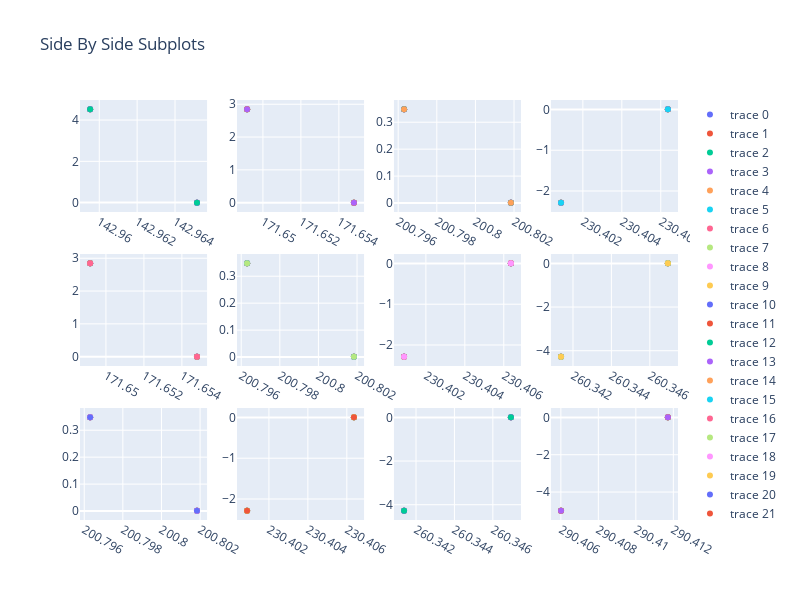

Write notebook code for a chart like this one.
### Code cell
import plotly.graph_objects as go

fig = make_subplots(rows=3, cols=4)

for new in news:
    for row in range(3):
        for col in range(4):
            fig.add_trace(go.Scatter(x=[e_lon_sun.degrees[(row+1) + col], e_lon_moon.degrees[(row+1) + col]],
                                     y=[e_lat_sun.degrees[(row+1) + col], e_lat_moon.degrees[(row+1) + col]], mode="markers"),
                          row = row+1, col=col+1)

#fig.add_trace(
#    go.Scatter(x=[1, 2, 3], y=[4, 5, 6]),
#    row=1, col=1
#)

#fig.add_trace(
#    go.Scatter(x=[20, 30, 40], y=[50, 60, 70]),
#    row=1, col=2
#)

fig.update_layout(height=600, width=800, title_text="Side By Side Subplots")
fig.show()

### Figure 1 — Plotly figure (JSON) as saved in the notebook; plotly's stock layout.template omitted (floating-point values rounded to 4 significant figures)
{"data": [{"mode": "markers", "type": "scatter", "x": [143.0, 143.0], "xaxis": "x", "y": [-0.001412, 4.52], "yaxis": "y"}, {"mode": "markers", "type": "scatter", "x": [171.7, 171.6], "xaxis": "x2", "y": [1.999e-05, 2.845], "yaxis": "y2"}, {"mode": "markers", "type": "scatter", "x": [200.8, 200.8], "xaxis": "x3", "y": [0.001491, 0.3478], "yaxis": "y3"}, {"mode": "markers", "type": "scatter", "x": [230.4, 230.4], "xaxis": "x4", "y": [0.002611, -2.286], "yaxis": "y4"}, {"mode": "markers", "type": "scatter", "x": [171.7, 171.6], "xaxis": "x5", "y": [1.999e-05, 2.845], "yaxis": "y5"}, {"mode": "markers", "type": "scatter", "x": [200.8, 200.8], "xaxis": "x6", "y": [0.001491, 0.3478], "yaxis": "y6"}, {"mode": "markers", "type": "scatter", "x": [230.4, 230.4], "xaxis": "x7", "y": [0.002611, -2.286], "yaxis": "y7"}, {"mode": "markers", "type": "scatter", "x": [260.3, 260.3], "xaxis": "x8", "y": [0.003066, -4.271], "yaxis": "y8"}, {"mode": "markers", "type": "scatter", "x": [200.8, 200.8], "xaxis": "x9", "y": [0.001491, 0.3478], "yaxis": "y9"}, {"mode": "markers", "type": "scatter", "x": [230.4, 230.4], "xaxis": "x10", "y": [0.002611, -2.286], "yaxis": "y10"}, {"mode": "markers", "type": "scatter", "x": [260.3, 260.3], "xaxis": "x11", "y": [0.003066, -4.271], "yaxis": "y11"}, {"mode": "markers", "type": "scatter", "x": [290.4, 290.4], "xaxis": "x12", "y": [0.002715, -4.996], "yaxis": "y12"}, {"mode": "markers", "type": "scatter", "x": [143.0, 143.0], "xaxis": "x", "y": [-0.001412, 4.52], "yaxis": "y"}, {"mode": "markers", "type": "scatter", "x": [171.7, 171.6], "xaxis": "x2", "y": [1.999e-05, 2.845], "yaxis": "y2"}, {"mode": "markers", "type": "scatter", "x": [200.8, 200.8], "xaxis": "x3", "y": [0.001491, 0.3478], "yaxis": "y3"}, {"mode": "markers", "type": "scatter", "x": [230.4, 230.4], "xaxis": "x4", "y": [0.002611, -2.286], "yaxis": "y4"}, {"mode": "markers", "type": "scatter", "x": [171.7, 171.6], "xaxis": "x5", "y": [1.999e-05, 2.845], "yaxis": "y5"}, {"mode": "markers", "type": "scatter", "x": [200.8, 200.8], "xaxis": "x6", "y": [0.001491, 0.3478], "yaxis": "y6"}, {"mode": "markers", "type": "scatter", "x": [230.4, 230.4], "xaxis": "x7", "y": [0.002611, -2.286], "yaxis": "y7"}, {"mode": "markers", "type": "scatter", "x": [260.3, 260.3], "xaxis": "x8", "y": [0.003066, -4.271], "yaxis": "y8"}, {"mode": "markers", "type": "scatter", "x": [200.8, 200.8], "xaxis": "x9", "y": [0.001491, 0.3478], "yaxis": "y9"}, {"mode": "markers", "type": "scatter", "x": [230.4, 230.4], "xaxis": "x10", "y": [0.002611, -2.286], "yaxis": "y10"}, {"mode": "markers", "type": "scatter", "x": [260.3, 260.3], "xaxis": "x11", "y": [0.003066, -4.271], "yaxis": "y11"}, {"mode": "markers", "type": "scatter", "x": [290.4, 290.4], "xaxis": "x12", "y": [0.002715, -4.996], "yaxis": "y12"}, {"mode": "markers", "type": "scatter", "x": [143.0, 143.0], "xaxis": "x", "y": [-0.001412, 4.52], "yaxis": "y"}, {"mode": "markers", "type": "scatter", "x": [171.7, 171.6], "xaxis": "x2", "y": [1.999e-05, 2.845], "yaxis": "y2"}, {"mode": "markers", "type": "scatter", "x": [200.8, 200.8], "xaxis": "x3", "y": [0.001491, 0.3478], "yaxis": "y3"}, {"mode": "markers", "type": "scatter", "x": [230.4, 230.4], "xaxis": "x4", "y": [0.002611, -2.286], "yaxis": "y4"}, {"mode": "markers", "type": "scatter", "x": [171.7, 171.6], "xaxis": "x5", "y": [1.999e-05, 2.845], "yaxis": "y5"}, {"mode": "markers", "type": "scatter", "x": [200.8, 200.8], "xaxis": "x6", "y": [0.001491, 0.3478], "yaxis": "y6"}, {"mode": "markers", "type": "scatter", "x": [230.4, 230.4], "xaxis": "x7", "y": [0.002611, -2.286], "yaxis": "y7"}, {"mode": "markers", "type": "scatter", "x": [260.3, 260.3], "xaxis": "x8", "y": [0.003066, -4.271], "yaxis": "y8"}, {"mode": "markers", "type": "scatter", "x": [200.8, 200.8], "xaxis": "x9", "y": [0.001491, 0.3478], "yaxis": "y9"}, {"mode": "markers", "type": "scatter", "x": [230.4, 230.4], "xaxis": "x10", "y": [0.002611, -2.286], "yaxis": "y10"}, {"mode": "markers", "type": "scatter", "x": [260.3, 260.3], "xaxis": "x11", "y": [0.003066, -4.271], "yaxis": "y11"}, {"mode": "markers", "type": "scatter", "x": [290.4, 290.4], "xaxis": "x12", "y": [0.002715, -4.996], "yaxis": "y12"}, {"mode": "markers", "type": "scatter", "x": [143.0, 143.0], "xaxis": "x", "y": [-0.001412, 4.52], "yaxis": "y"}, {"mode": "markers", "type": "scatter", "x": [171.7, 171.6], "xaxis": "x2", "y": [1.999e-05, 2.845], "yaxis": "y2"}, {"mode": "markers", "type": "scatter", "x": [200.8, 200.8], "xaxis": "x3", "y": [0.001491, 0.3478], "yaxis": "y3"}, {"mode": "markers", "type": "scatter", "x": [230.4, 230.4], "xaxis": "x4", "y": [0.002611, -2.286], "yaxis": "y4"}, {"mode": "markers", "type": "scatter", "x": [171.7, 171.6], "xaxis": "x5", "y": [1.999e-05, 2.845], "yaxis": "y5"}, {"mode": "markers", "type": "scatter", "x": [200.8, 200.8], "xaxis": "x6", "y": [0.001491, 0.3478], "yaxis": "y6"}, {"mode": "markers", "type": "scatter", "x": [230.4, 230.4], "xaxis": "x7", "y": [0.002611, -2.286], "yaxis": "y7"}, {"mode": "markers", "type": "scatter", "x": [260.3, 260.3], "xaxis": "x8", "y": [0.003066, -4.271], "yaxis": "y8"}, {"mode": "markers", "type": "scatter", "x": [200.8, 200.8], "xaxis": "x9", "y": [0.001491, 0.3478], "yaxis": "y9"}, {"mode": "markers", "type": "scatter", "x": [230.4, 230.4], "xaxis": "x10", "y": [0.002611, -2.286], "yaxis": "y10"}, {"mode": "markers", "type": "scatter", "x": [260.3, 260.3], "xaxis": "x11", "y": [0.003066, -4.271], "yaxis": "y11"}, {"mode": "markers", "type": "scatter", "x": [290.4, 290.4], "xaxis": "x12", "y": [0.002715, -4.996], "yaxis": "y12"}, {"mode": "markers", "type": "scatter", "x": [143.0, 143.0], "xaxis": "x", "y": [-0.001412, 4.52], "yaxis": "y"}, {"mode": "markers", "type": "scatter", "x": [171.7, 171.6], "xaxis": "x2", "y": [1.999e-05, 2.845], "yaxis": "y2"}, {"mode": "markers", "type": "scatter", "x": [200.8, 200.8], "xaxis": "x3", "y": [0.001491, 0.3478], "yaxis": "y3"}, {"mode": "markers", "type": "scatter", "x": [230.4, 230.4], "xaxis": "x4", "y": [0.002611, -2.286], "yaxis": "y4"}, {"mode": "markers", "type": "scatter", "x": [171.7, 171.6], "xaxis": "x5", "y": [1.999e-05, 2.845], "yaxis": "y5"}, {"mode": "markers", "type": "scatter", "x": [200.8, 200.8], "xaxis": "x6", "y": [0.001491, 0.3478], "yaxis": "y6"}, {"mode": "markers", "type": "scatter", "x": [230.4, 230.4], "xaxis": "x7", "y": [0.002611, -2.286], "yaxis": "y7"}, {"mode": "markers", "type": "scatter", "x": [260.3, 260.3], "xaxis": "x8", "y": [0.003066, -4.271], "yaxis": "y8"}, {"mode": "markers", "type": "scatter", "x": [200.8, 200.8], "xaxis": "x9", "y": [0.001491, 0.3478], "yaxis": "y9"}, {"mode": "markers", "type": "scatter", "x": [230.4, 230.4], "xaxis": "x10", "y": [0.002611, -2.286], "yaxis": "y10"}, {"mode": "markers", "type": "scatter", "x": [260.3, 260.3], "xaxis": "x11", "y": [0.003066, -4.271], "yaxis": "y11"}, {"mode": "markers", "type": "scatter", "x": [290.4, 290.4], "xaxis": "x12", "y": [0.002715, -4.996], "yaxis": "y12"}, {"mode": "markers", "type": "scatter", "x": [143.0, 143.0], "xaxis": "x", "y": [-0.001412, 4.52], "yaxis": "y"}, {"mode": "markers", "type": "scatter", "x": [171.7, 171.6], "xaxis": "x2", "y": [1.999e-05, 2.845], "yaxis": "y2"}, {"mode": "markers", "type": "scatter", "x": [200.8, 200.8], "xaxis": "x3", "y": [0.001491, 0.3478], "yaxis": "y3"}, {"mode": "markers", "type": "scatter", "x": [230.4, 230.4], "xaxis": "x4", "y": [0.002611, -2.286], "yaxis": "y4"}, {"mode": "markers", "type": "scatter", "x": [171.7, 171.6], "xaxis": "x5", "y": [1.999e-05, 2.845], "yaxis": "y5"}, {"mode": "markers", "type": "scatter", "x": [200.8, 200.8], "xaxis": "x6", "y": [0.001491, 0.3478], "yaxis": "y6"}, {"mode": "markers", "type": "scatter", "x": [230.4, 230.4], "xaxis": "x7", "y": [0.002611, -2.286], "yaxis": "y7"}, {"mode": "markers", "type": "scatter", "x": [260.3, 260.3], "xaxis": "x8", "y": [0.003066, -4.271], "yaxis": "y8"}, {"mode": "markers", "type": "scatter", "x": [200.8, 200.8], "xaxis": "x9", "y": [0.001491, 0.3478], "yaxis": "y9"}, {"mode": "markers", "type": "scatter", "x": [230.4, 230.4], "xaxis": "x10", "y": [0.002611, -2.286], "yaxis": "y10"}, {"mode": "markers", "type": "scatter", "x": [260.3, 260.3], "xaxis": "x11", "y": [0.003066, -4.271], "yaxis": "y11"}, {"mode": "markers", "type": "scatter", "x": [290.4, 290.4], "xaxis": "x12", "y": [0.002715, -4.996], "yaxis": "y12"}, {"mode": "markers", "type": "scatter", "x": [143.0, 143.0], "xaxis": "x", "y": [-0.001412, 4.52], "yaxis": "y"}, {"mode": "markers", "type": "scatter", "x": [171.7, 171.6], "xaxis": "x2", "y": [1.999e-05, 2.845], "yaxis": "y2"}, {"mode": "markers", "type": "scatter", "x": [200.8, 200.8], "xaxis": "x3", "y": [0.001491, 0.3478], "yaxis": "y3"}, {"mode": "markers", "type": "scatter", "x": [230.4, 230.4], "xaxis": "x4", "y": [0.002611, -2.286], "yaxis": "y4"}, {"mode": "markers", "type": "scatter", "x": [171.7, 171.6], "xaxis": "x5", "y": [1.999e-05, 2.845], "yaxis": "y5"}, {"mode": "markers", "type": "scatter", "x": [200.8, 200.8], "xaxis": "x6", "y": [0.001491, 0.3478], "yaxis": "y6"}, {"mode": "markers", "type": "scatter", "x": [230.4, 230.4], "xaxis": "x7", "y": [0.002611, -2.286], "yaxis": "y7"}, {"mode": "markers", "type": "scatter", "x": [260.3, 260.3], "xaxis": "x8", "y": [0.003066, -4.271], "yaxis": "y8"}, {"mode": "markers", "type": "scatter", "x": [200.8, 200.8], "xaxis": "x9", "y": [0.001491, 0.3478], "yaxis": "y9"}, {"mode": "markers", "type": "scatter", "x": [230.4, 230.4], "xaxis": "x10", "y": [0.002611, -2.286], "yaxis": "y10"}, {"mode": "markers", "type": "scatter", "x": [260.3, 260.3], "xaxis": "x11", "y": [0.003066, -4.271], "yaxis": "y11"}, {"mode": "markers", "type": "scatter", "x": [290.4, 290.4], "xaxis": "x12", "y": [0.002715, -4.996], "yaxis": "y12"}, {"mode": "markers", "type": "scatter", "x": [143.0, 143.0], "xaxis": "x", "y": [-0.001412, 4.52], "yaxis": "y"}, {"mode": "markers", "type": "scatter", "x": [171.7, 171.6], "xaxis": "x2", "y": [1.999e-05, 2.845], "yaxis": "y2"}, {"mode": "markers", "type": "scatter", "x": [200.8, 200.8], "xaxis": "x3", "y": [0.001491, 0.3478], "yaxis": "y3"}, {"mode": "markers", "type": "scatter", "x": [230.4, 230.4], "xaxis": "x4", "y": [0.002611, -2.286], "yaxis": "y4"}, {"mode": "markers", "type": "scatter", "x": [171.7, 171.6], "xaxis": "x5", "y": [1.999e-05, 2.845], "yaxis": "y5"}, {"mode": "markers", "type": "scatter", "x": [200.8, 200.8], "xaxis": "x6", "y": [0.001491, 0.3478], "yaxis": "y6"}, {"mode": "markers", "type": "scatter", "x": [230.4, 230.4], "xaxis": "x7", "y": [0.002611, -2.286], "yaxis": "y7"}, {"mode": "markers", "type": "scatter", "x": [260.3, 260.3], "xaxis": "x8", "y": [0.003066, -4.271], "yaxis": "y8"}, {"mode": "markers", "type": "scatter", "x": [200.8, 200.8], "xaxis": "x9", "y": [0.001491, 0.3478], "yaxis": "y9"}, {"mode": "markers", "type": "scatter", "x": [230.4, 230.4], "xaxis": "x10", "y": [0.002611, -2.286], "yaxis": "y10"}, {"mode": "markers", "type": "scatter", "x": [260.3, 260.3], "xaxis": "x11", "y": [0.003066, -4.271], "yaxis": "y11"}, {"mode": "markers", "type": "scatter", "x": [290.4, 290.4], "xaxis": "x12", "y": [0.002715, -4.996], "yaxis": "y12"}, {"mode": "markers", "type": "scatter", "x": [143.0, 143.0], "xaxis": "x", "y": [-0.001412, 4.52], "yaxis": "y"}, {"mode": "markers", "type": "scatter", "x": [171.7, 171.6], "xaxis": "x2", "y": [1.999e-05, 2.845], "yaxis": "y2"}, {"mode": "markers", "type": "scatter", "x": [200.8, 200.8], "xaxis": "x3", "y": [0.001491, 0.3478], "yaxis": "y3"}, {"mode": "markers", "type": "scatter", "x": [230.4, 230.4], "xaxis": "x4", "y": [0.002611, -2.286], "yaxis": "y4"}, {"mode": "markers", "type": "scatter", "x": [171.7, 171.6], "xaxis": "x5", "y": [1.999e-05, 2.845], "yaxis": "y5"}, {"mode": "markers", "type": "scatter", "x": [200.8, 200.8], "xaxis": "x6", "y": [0.001491, 0.3478], "yaxis": "y6"}, {"mode": "markers", "type": "scatter", "x": [230.4, 230.4], "xaxis": "x7", "y": [0.002611, -2.286], "yaxis": "y7"}, {"mode": "markers", "type": "scatter", "x": [260.3, 260.3], "xaxis": "x8", "y": [0.003066, -4.271], "yaxis": "y8"}, {"mode": "markers", "type": "scatter", "x": [200.8, 200.8], "xaxis": "x9", "y": [0.001491, 0.3478], "yaxis": "y9"}, {"mode": "markers", "type": "scatter", "x": [230.4, 230.4], "xaxis": "x10", "y": [0.002611, -2.286], "yaxis": "y10"}, {"mode": "markers", "type": "scatter", "x": [260.3, 260.3], "xaxis": "x11", "y": [0.003066, -4.271], "yaxis": "y11"}, {"mode": "markers", "type": "scatter", "x": [290.4, 290.4], "xaxis": "x12", "y": [0.002715, -4.996], "yaxis": "y12"}, {"mode": "markers", "type": "scatter", "x": [143.0, 143.0], "xaxis": "x", "y": [-0.001412, 4.52], "yaxis": "y"}, {"mode": "markers", "type": "scatter", "x": [171.7, 171.6], "xaxis": "x2", "y": [1.999e-05, 2.845], "yaxis": "y2"}, {"mode": "markers", "type": "scatter", "x": [200.8, 200.8], "xaxis": "x3", "y": [0.001491, 0.3478], "yaxis": "y3"}, {"mode": "markers", "type": "scatter", "x": [230.4, 230.4], "xaxis": "x4", "y": [0.002611, -2.286], "yaxis": "y4"}, {"mode": "markers", "type": "scatter", "x": [171.7, 171.6], "xaxis": "x5", "y": [1.999e-05, 2.845], "yaxis": "y5"}, {"mode": "markers", "type": "scatter", "x": [200.8, 200.8], "xaxis": "x6", "y": [0.001491, 0.3478], "yaxis": "y6"}, {"mode": "markers", "type": "scatter", "x": [230.4, 230.4], "xaxis": "x7", "y": [0.002611, -2.286], "yaxis": "y7"}, {"mode": "markers", "type": "scatter", "x": [260.3, 260.3], "xaxis": "x8", "y": [0.003066, -4.271], "yaxis": "y8"}, {"mode": "markers", "type": "scatter", "x": [200.8, 200.8], "xaxis": "x9", "y": [0.001491, 0.3478], "yaxis": "y9"}, {"mode": "markers", "type": "scatter", "x": [230.4, 230.4], "xaxis": "x10", "y": [0.002611, -2.286], "yaxis": "y10"}, {"mode": "markers", "type": "scatter", "x": [260.3, 260.3], "xaxis": "x11", "y": [0.003066, -4.271], "yaxis": "y11"}, {"mode": "markers", "type": "scatter", "x": [290.4, 290.4], "xaxis": "x12", "y": [0.002715, -4.996], "yaxis": "y12"}, {"mode": "markers", "type": "scatter", "x": [143.0, 143.0], "xaxis": "x", "y": [-0.001412, 4.52], "yaxis": "y"}, {"mode": "markers", "type": "scatter", "x": [171.7, 171.6], "xaxis": "x2", "y": [1.999e-05, 2.845], "yaxis": "y2"}, {"mode": "markers", "type": "scatter", "x": [200.8, 200.8], "xaxis": "x3", "y": [0.001491, 0.3478], "yaxis": "y3"}, {"mode": "markers", "type": "scatter", "x": [230.4, 230.4], "xaxis": "x4", "y": [0.002611, -2.286], "yaxis": "y4"}, {"mode": "markers", "type": "scatter", "x": [171.7, 171.6], "xaxis": "x5", "y": [1.999e-05, 2.845], "yaxis": "y5"}, {"mode": "markers", "type": "scatter", "x": [200.8, 200.8], "xaxis": "x6", "y": [0.001491, 0.3478], "yaxis": "y6"}, {"mode": "markers", "type": "scatter", "x": [230.4, 230.4], "xaxis": "x7", "y": [0.002611, -2.286], "yaxis": "y7"}, {"mode": "markers", "type": "scatter", "x": [260.3, 260.3], "xaxis": "x8", "y": [0.003066, -4.271], "yaxis": "y8"}, {"mode": "markers", "type": "scatter", "x": [200.8, 200.8], "xaxis": "x9", "y": [0.001491, 0.3478], "yaxis": "y9"}, {"mode": "markers", "type": "scatter", "x": [230.4, 230.4], "xaxis": "x10", "y": [0.002611, -2.286], "yaxis": "y10"}, {"mode": "markers", "type": "scatter", "x": [260.3, 260.3], "xaxis": "x11", "y": [0.003066, -4.271], "yaxis": "y11"}, {"mode": "markers", "type": "scatter", "x": [290.4, 290.4], "xaxis": "x12", "y": [0.002715, -4.996], "yaxis": "y12"}, {"mode": "markers", "type": "scatter", "x": [143.0, 143.0], "xaxis": "x", "y": [-0.001412, 4.52], "yaxis": "y"}, {"mode": "markers", "type": "scatter", "x": [171.7, 171.6], "xaxis": "x2", "y": [1.999e-05, 2.845], "yaxis": "y2"}, {"mode": "markers", "type": "scatter", "x": [200.8, 200.8], "xaxis": "x3", "y": [0.001491, 0.3478], "yaxis": "y3"}, {"mode": "markers", "type": "scatter", "x": [230.4, 230.4], "xaxis": "x4", "y": [0.002611, -2.286], "yaxis": "y4"}, {"mode": "markers", "type": "scatter", "x": [171.7, 171.6], "xaxis": "x5", "y": [1.999e-05, 2.845], "yaxis": "y5"}, {"mode": "markers", "type": "scatter", "x": [200.8, 200.8], "xaxis": "x6", "y": [0.001491, 0.3478], "yaxis": "y6"}, {"mode": "markers", "type": "scatter", "x": [230.4, 230.4], "xaxis": "x7", "y": [0.002611, -2.286], "yaxis": "y7"}, {"mode": "markers", "type": "scatter", "x": [260.3, 260.3], "xaxis": "x8", "y": [0.003066, -4.271], "yaxis": "y8"}, {"mode": "markers", "type": "scatter", "x": [200.8, 200.8], "xaxis": "x9", "y": [0.001491, 0.3478], "yaxis": "y9"}, {"mode": "markers", "type": "scatter", "x": [230.4, 230.4], "xaxis": "x10", "y": [0.002611, -2.286], "yaxis": "y10"}, {"mode": "markers", "type": "scatter", "x": [260.3, 260.3], "xaxis": "x11", "y": [0.003066, -4.271], "yaxis": "y11"}, {"mode": "markers", "type": "scatter", "x": [290.4, 290.4], "xaxis": "x12", "y": [0.002715, -4.996], "yaxis": "y12"}], "layout": {"height": 600, "title": {"text": "Side By Side Subplots"}, "width": 800, "xaxis": {"anchor": "y", "autorange": true, "domain": [0, 0.2125], "range": [143.0, 143.0], "type": "linear"}, "xaxis10": {"anchor": "y10", "autorange": true, "domain": [0.2625, 0.475], "range": [230.4, 230.4], "type": "linear"}, "xaxis11": {"anchor": "y11", "autorange": true, "domain": [0.525, 0.7375], "range": [260.3, 260.3], "type": "linear"}, "xaxis12": {"anchor": "y12", "autorange": true, "domain": [0.7875, 1], "range": [290.4, 290.4], "type": "linear"}, "xaxis2": {"anchor": "y2", "autorange": true, "domain": [0.2625, 0.475], "range": [171.6, 171.7], "type": "linear"}, "xaxis3": {"anchor": "y3", "autorange": true, "domain": [0.525, 0.7375], "range": [200.8, 200.8], "type": "linear"}, "xaxis4": {"anchor": "y4", "autorange": true, "domain": [0.7875, 1], "range": [230.4, 230.4], "type": "linear"}, "xaxis5": {"anchor": "y5", "autorange": true, "domain": [0, 0.2125], "range": [171.6, 171.7], "type": "linear"}, "xaxis6": {"anchor": "y6", "autorange": true, "domain": [0.2625, 0.475], "range": [200.8, 200.8], "type": "linear"}, "xaxis7": {"anchor": "y7", "autorange": true, "domain": [0.525, 0.7375], "range": [230.4, 230.4], "type": "linear"}, "xaxis8": {"anchor": "y8", "autorange": true, "domain": [0.7875, 1], "range": [260.3, 260.3], "type": "linear"}, "xaxis9": {"anchor": "y9", "autorange": true, "domain": [0, 0.2125], "range": [200.8, 200.8], "type": "linear"}, "yaxis": {"anchor": "x", "autorange": true, "domain": [0.7333, 1], "range": [-0.4545, 4.973], "type": "linear"}, "yaxis10": {"anchor": "x10", "autorange": true, "domain": [0, 0.2667], "range": [-2.516, 0.232], "type": "linear"}, "yaxis11": {"anchor": "x11", "autorange": true, "domain": [0, 0.2667], "range": [-4.7, 0.4314], "type": "linear"}, "yaxis12": {"anchor": "x12", "autorange": true, "domain": [0, 0.2667], "range": [-5.497, 0.5036], "type": "linear"}, "yaxis2": {"anchor": "x2", "autorange": true, "domain": [0.7333, 1], "range": [-0.2851, 3.13], "type": "linear"}, "yaxis3": {"anchor": "x3", "autorange": true, "domain": [0.7333, 1], "range": [-0.03321, 0.3825], "type": "linear"}, "yaxis4": {"anchor": "x4", "autorange": true, "domain": [0.7333, 1], "range": [-2.516, 0.232], "type": "linear"}, "yaxis5": {"anchor": "x5", "autorange": true, "domain": [0.3667, 0.6333], "range": [-0.2851, 3.13], "type": "linear"}, "yaxis6": {"anchor": "x6", "autorange": true, "domain": [0.3667, 0.6333], "range": [-0.03321, 0.3825], "type": "linear"}, "yaxis7": {"anchor": "x7", "autorange": true, "domain": [0.3667, 0.6333], "range": [-2.516, 0.232], "type": "linear"}, "yaxis8": {"anchor": "x8", "autorange": true, "domain": [0.3667, 0.6333], "range": [-4.7, 0.4314], "type": "linear"}, "yaxis9": {"anchor": "x9", "autorange": true, "domain": [0, 0.2667], "range": [-0.03321, 0.3825], "type": "linear"}}}
